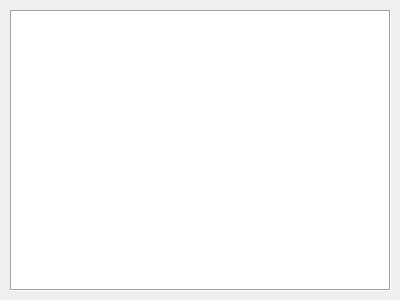
<?xml version="1.0" encoding="UTF-8"?>
<ui version="4.0">
 <class>AboutWindow</class>
 <widget class="QDialog" name="AboutWindow">
  <property name="geometry">
   <rect>
    <x>0</x>
    <y>0</y>
    <width>400</width>
    <height>300</height>
   </rect>
  </property>
  <property name="windowTitle">
   <string>关于 PETool</string>
  </property>
  <widget class="QTextBrowser" name="textBrowser">
   <property name="geometry">
    <rect>
     <x>10</x>
     <y>10</y>
     <width>381</width>
     <height>281</height>
    </rect>
   </property>
   <property name="frameShape">
    <enum>QFrame::Box</enum>
   </property>
   <property name="frameShadow">
    <enum>QFrame::Sunken</enum>
   </property>
  </widget>
 </widget>
 <resources/>
 <connections/>
</ui>
